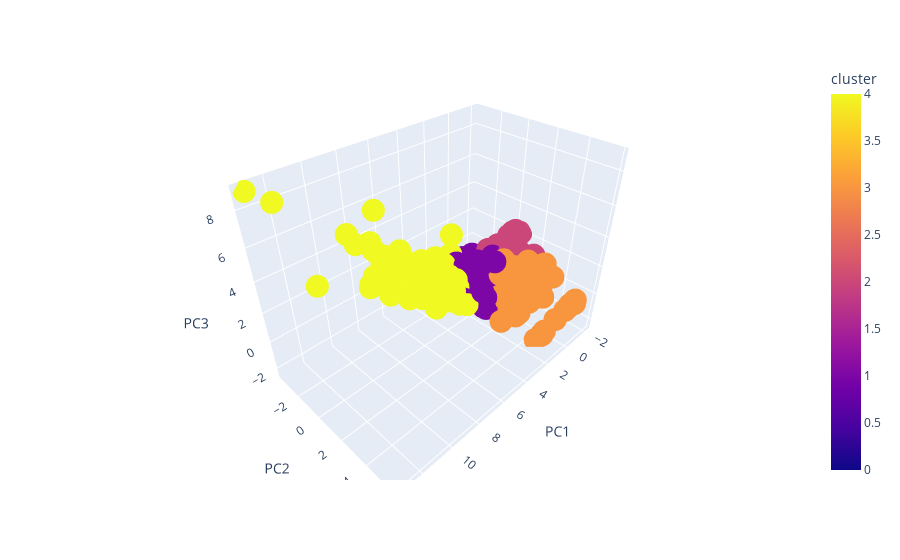

Notebook code cell kept with this figure:
### Code cell
import plotly.express as px
fig = px.scatter_3d(customer_RFM_pca, x='PC1', y='PC2', z='PC3', color='cluster')
fig.show()

### Figure 1 — Plotly figure (JSON) as saved in the notebook; plotly's stock layout.template omitted (floating-point values rounded to 4 significant figures; data arrays with more than 128 entries replaced by an {"elided": "..."} marker saying what was removed)
{"data": [{"hovertemplate": "PC1=%{x}<br>PC2=%{y}<br>PC3=%{z}<br>cluster=%{marker.color}<extra></extra>", "legendgroup": "", "marker": {"color": {"elided": "4319 int values"}, "coloraxis": "coloraxis", "symbol": "circle"}, "mode": "markers", "name": "", "scene": "scene", "showlegend": false, "type": "scatter3d", "x": {"elided": "4319 float values"}, "y": {"elided": "4319 float values"}, "z": {"elided": "4319 float values"}}], "layout": {"coloraxis": {"colorbar": {"title": {"text": "cluster"}}, "colorscale": [[0, "#0d0887"], [0.1111, "#46039f"], [0.2222, "#7201a8"], [0.3333, "#9c179e"], [0.4444, "#bd3786"], [0.5556, "#d8576b"], [0.6667, "#ed7953"], [0.7778, "#fb9f3a"], [0.8889, "#fdca26"], [1, "#f0f921"]]}, "legend": {"tracegroupgap": 0}, "margin": {"t": 60}, "scene": {"domain": {"x": [0, 1], "y": [0, 1]}, "xaxis": {"title": {"text": "PC1"}}, "yaxis": {"title": {"text": "PC2"}}, "zaxis": {"title": {"text": "PC3"}}}}}
